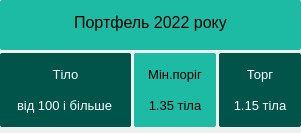
                 <widget class="QFrame" name="frame_7">
                  <property name="styleSheet">
                   <string notr="true">padding-bottom:6px;
background-color: none</string>
                  </property>
                  <layout class="QVBoxLayout" name="verticalLayout_55">
                   <property name="spacing">
                    <number>3</number>
                   </property>
                   <property name="leftMargin">
                    <number>0</number>
                   </property>
                   <property name="topMargin">
                    <number>0</number>
                   </property>
                   <property name="rightMargin">
                    <number>0</number>
                   </property>
                   <property name="bottomMargin">
                    <number>0</number>
                   </property>
                   <item>
                    <widget class="QLabel" name="label_8">
                     <property name="minimumSize">
                      <size>
                       <width>0</width>
                       <height>50</height>
                      </size>
                     </property>
                     <property name="font">
                      <font>
                       <pointsize>12</pointsize>
                       <weight>50</weight>
                       <italic>false</italic>
                       <bold>false</bold>
                      </font>
                     </property>
                     <property name="styleSheet">
                      <string notr="true">background-color: rgb(29, 187, 164);
border: none;
border-radius: 2px;
</string>
                     </property>
                     <property name="text">
                      <string>Портфель 2022 року</string>
                     </property>
                     <property name="alignment">
                      <set>Qt::AlignCenter</set>
                     </property>
                    </widget>
                   </item>
                   <item>
                    <layout class="QHBoxLayout" name="horizontalLayout_14">
                     <property name="spacing">
                      <number>3</number>
                     </property>
                     <item>
                      <widget class="QWidget" name="widget_22" native="true">
                       <property name="styleSheet">
                        <string notr="true">color: rgb(255, 255, 255);
background-color: rgb(0, 84, 74);
border-radius: 2px;
border: none;</string>
                       </property>
                       <layout class="QVBoxLayout" name="verticalLayout_56">
                        <item>
                         <widget class="QLabel" name="label_118">
                          <property name="font">
                           <font>
                            <pointsize>10</pointsize>
                            <weight>50</weight>
                            <italic>false</italic>
                            <bold>false</bold>
                           </font>
                          </property>
                          <property name="styleSheet">
                           <string notr="true">padding: 5px;</string>
                          </property>
                          <property name="text">
                           <string>Тіло</string>
                          </property>
                          <property name="alignment">
                           <set>Qt::AlignCenter</set>
                          </property>
                         </widget>
                        </item>
                        <item>
                         <widget class="QLabel" name="label_119">
                          <property name="font">
                           <font>
                            <pointsize>10</pointsize>
                            <weight>50</weight>
                            <italic>false</italic>
                            <bold>false</bold>
                           </font>
                          </property>
                          <property name="styleSheet">
                           <string notr="true">padding: 5px;</string>
                          </property>
                          <property name="text">
                           <string>від 100 і більше</string>
                          </property>
                         </widget>
                        </item>
                       </layout>
                      </widget>
                     </item>
                     <item>
                      <widget class="QWidget" name="widget_23" native="true">
                       <property name="styleSheet">
                        <string notr="true">background-color: rgb(29, 187, 164);
border: none;
border-radius: 2px;
padding: 20px;
</string>
                       </property>
                       <layout class="QVBoxLayout" name="verticalLayout_57">
                        <item>
                         <widget class="QLabel" name="label_120">
                          <property name="font">
                           <font>
                            <pointsize>10</pointsize>
                            <weight>50</weight>
                            <italic>false</italic>
                            <bold>false</bold>
                           </font>
                          </property>
                          <property name="styleSheet">
                           <string notr="true">padding: 5px;</string>
                          </property>
                          <property name="text">
                           <string>Мін.поріг</string>
                          </property>
                          <property name="alignment">
                           <set>Qt::AlignCenter</set>
                          </property>
                         </widget>
                        </item>
                        <item>
                         <widget class="QLabel" name="label_121">
                          <property name="font">
                           <font>
                            <pointsize>10</pointsize>
                            <weight>50</weight>
                            <italic>false</italic>
                            <bold>false</bold>
                           </font>
                          </property>
                          <property name="styleSheet">
                           <string notr="true">padding:5px;</string>
                          </property>
                          <property name="text">
                           <string>1.35 тіла</string>
                          </property>
                          <property name="alignment">
                           <set>Qt::AlignCenter</set>
                          </property>
                         </widget>
                        </item>
                       </layout>
                      </widget>
                     </item>
                     <item>
                      <widget class="QWidget" name="widget_24" native="true">
                       <property name="styleSheet">
                        <string notr="true">color: rgb(255, 255, 255);
background-color: rgb(0, 84, 74);
border-radius: 2px;
border: none;</string>
                       </property>
                       <layout class="QVBoxLayout" name="verticalLayout_58">
                        <item>
                         <widget class="QLabel" name="label_122">
                          <property name="font">
                           <font>
                            <pointsize>10</pointsize>
                            <weight>50</weight>
                            <italic>false</italic>
                            <bold>false</bold>
                           </font>
                          </property>
                          <property name="styleSheet">
                           <string notr="true">padding: 5px;</string>
                          </property>
                          <property name="text">
                           <string>Торг</string>
                          </property>
                          <property name="alignment">
                           <set>Qt::AlignCenter</set>
                          </property>
                         </widget>
                        </item>
                        <item>
                         <widget class="QLabel" name="label_123">
                          <property name="font">
                           <font>
                            <pointsize>10</pointsize>
                            <weight>50</weight>
                            <italic>false</italic>
                            <bold>false</bold>
                           </font>
                          </property>
                          <property name="styleSheet">
                           <string notr="true">padding: 5px;</string>
                          </property>
                          <property name="text">
                           <string>1.15 тіла</string>
                          </property>
                          <property name="alignment">
                           <set>Qt::AlignCenter</set>
                          </property>
                         </widget>
                        </item>
                       </layout>
                      </widget>
                     </item>
                    </layout>
                   </item>
                  </layout>
                 </widget>
